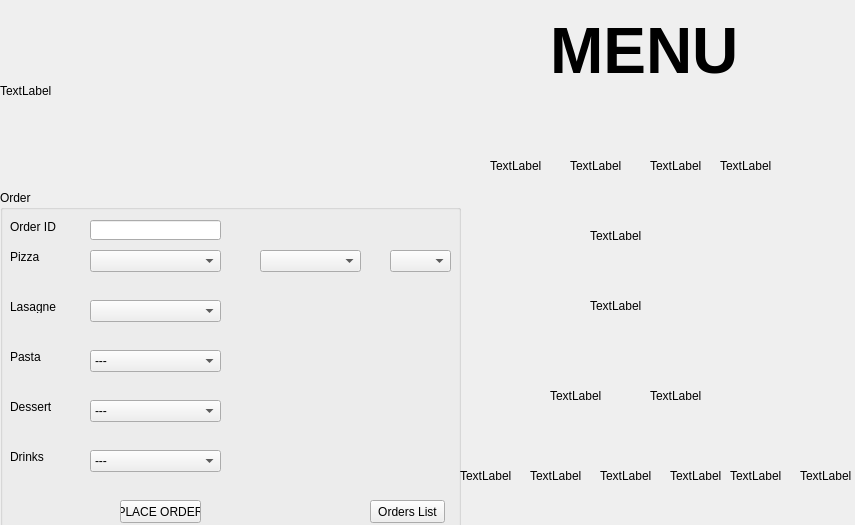
<?xml version="1.0" encoding="UTF-8"?>
<ui version="4.0">
 <class>MainWindow</class>
 <widget class="QMainWindow" name="MainWindow">
  <property name="geometry">
   <rect>
    <x>0</x>
    <y>0</y>
    <width>855</width>
    <height>525</height>
   </rect>
  </property>
  <property name="windowTitle">
   <string>Restaurant Management</string>
  </property>
  <widget class="QWidget" name="centralWidget">
   <property name="enabled">
    <bool>true</bool>
   </property>
   <widget class="QWidget" name="widget" native="true">
    <property name="enabled">
     <bool>true</bool>
    </property>
    <property name="geometry">
     <rect>
      <x>0</x>
      <y>0</y>
      <width>461</width>
      <height>531</height>
     </rect>
    </property>
    <widget class="QGroupBox" name="groupBox_2">
     <property name="enabled">
      <bool>true</bool>
     </property>
     <property name="geometry">
      <rect>
       <x>0</x>
       <y>190</y>
       <width>461</width>
       <height>341</height>
      </rect>
     </property>
     <property name="title">
      <string>Order</string>
     </property>
     <widget class="QLabel" name="label_4">
      <property name="geometry">
       <rect>
        <x>10</x>
        <y>60</y>
        <width>47</width>
        <height>13</height>
       </rect>
      </property>
      <property name="text">
       <string>Pizza</string>
      </property>
     </widget>
     <widget class="QComboBox" name="comboBox_2">
      <property name="geometry">
       <rect>
        <x>90</x>
        <y>60</y>
        <width>131</width>
        <height>22</height>
       </rect>
      </property>
     </widget>
     <widget class="QPushButton" name="pushButton">
      <property name="enabled">
       <bool>true</bool>
      </property>
      <property name="geometry">
       <rect>
        <x>120</x>
        <y>310</y>
        <width>81</width>
        <height>23</height>
       </rect>
      </property>
      <property name="text">
       <string>PLACE ORDER</string>
      </property>
     </widget>
     <widget class="QComboBox" name="comboBox_3">
      <property name="geometry">
       <rect>
        <x>90</x>
        <y>110</y>
        <width>131</width>
        <height>22</height>
       </rect>
      </property>
     </widget>
     <widget class="QComboBox" name="comboBox_4">
      <property name="geometry">
       <rect>
        <x>390</x>
        <y>60</y>
        <width>61</width>
        <height>22</height>
       </rect>
      </property>
     </widget>
     <widget class="QLabel" name="label_5">
      <property name="geometry">
       <rect>
        <x>10</x>
        <y>110</y>
        <width>47</width>
        <height>13</height>
       </rect>
      </property>
      <property name="text">
       <string>Lasagne</string>
      </property>
     </widget>
     <widget class="QLabel" name="label_6">
      <property name="geometry">
       <rect>
        <x>10</x>
        <y>160</y>
        <width>47</width>
        <height>13</height>
       </rect>
      </property>
      <property name="text">
       <string>Pasta</string>
      </property>
     </widget>
     <widget class="QComboBox" name="comboBox_5">
      <property name="geometry">
       <rect>
        <x>90</x>
        <y>160</y>
        <width>131</width>
        <height>22</height>
       </rect>
      </property>
      <item>
       <property name="text">
        <string>---</string>
       </property>
      </item>
      <item>
       <property name="text">
        <string>Spaghetti Carbonara</string>
       </property>
      </item>
     </widget>
     <widget class="QLabel" name="label_7">
      <property name="geometry">
       <rect>
        <x>10</x>
        <y>210</y>
        <width>47</width>
        <height>13</height>
       </rect>
      </property>
      <property name="text">
       <string>Dessert</string>
      </property>
     </widget>
     <widget class="QComboBox" name="comboBox_6">
      <property name="geometry">
       <rect>
        <x>90</x>
        <y>210</y>
        <width>131</width>
        <height>22</height>
       </rect>
      </property>
      <item>
       <property name="text">
        <string>---</string>
       </property>
      </item>
      <item>
       <property name="text">
        <string>Panna Cotta</string>
       </property>
      </item>
      <item>
       <property name="text">
        <string>Tiramisu</string>
       </property>
      </item>
     </widget>
     <widget class="QLabel" name="label_8">
      <property name="geometry">
       <rect>
        <x>10</x>
        <y>260</y>
        <width>47</width>
        <height>13</height>
       </rect>
      </property>
      <property name="text">
       <string>Drinks</string>
      </property>
     </widget>
     <widget class="QComboBox" name="comboBox_7">
      <property name="geometry">
       <rect>
        <x>90</x>
        <y>260</y>
        <width>131</width>
        <height>22</height>
       </rect>
      </property>
      <item>
       <property name="text">
        <string>---</string>
       </property>
      </item>
      <item>
       <property name="text">
        <string>Wasser ohne</string>
       </property>
      </item>
      <item>
       <property name="text">
        <string>Wasser mit gas</string>
       </property>
      </item>
      <item>
       <property name="text">
        <string>Cola</string>
       </property>
      </item>
      <item>
       <property name="text">
        <string>Cola  zero</string>
       </property>
      </item>
      <item>
       <property name="text">
        <string>Wieselburger</string>
       </property>
      </item>
      <item>
       <property name="text">
        <string>Lambrusco</string>
       </property>
      </item>
     </widget>
     <widget class="QLabel" name="label_9">
      <property name="geometry">
       <rect>
        <x>10</x>
        <y>30</y>
        <width>47</width>
        <height>13</height>
       </rect>
      </property>
      <property name="text">
       <string>Order ID</string>
      </property>
     </widget>
     <widget class="QLineEdit" name="lineEdit">
      <property name="geometry">
       <rect>
        <x>90</x>
        <y>30</y>
        <width>131</width>
        <height>20</height>
       </rect>
      </property>
     </widget>
     <widget class="QPushButton" name="pushButton_2">
      <property name="geometry">
       <rect>
        <x>370</x>
        <y>310</y>
        <width>75</width>
        <height>23</height>
       </rect>
      </property>
      <property name="text">
       <string>Orders List</string>
      </property>
     </widget>
     <widget class="QComboBox" name="comboBox_8">
      <property name="geometry">
       <rect>
        <x>260</x>
        <y>60</y>
        <width>101</width>
        <height>22</height>
       </rect>
      </property>
     </widget>
    </widget>
    <widget class="QLabel" name="label">
     <property name="geometry">
      <rect>
       <x>0</x>
       <y>0</y>
       <width>461</width>
       <height>181</height>
      </rect>
     </property>
     <property name="text">
      <string>TextLabel</string>
     </property>
    </widget>
   </widget>
   <widget class="QLabel" name="label_2">
    <property name="geometry">
     <rect>
      <x>720</x>
      <y>120</y>
      <width>91</width>
      <height>91</height>
     </rect>
    </property>
    <property name="text">
     <string>TextLabel</string>
    </property>
   </widget>
   <widget class="QLabel" name="label_3">
    <property name="geometry">
     <rect>
      <x>650</x>
      <y>120</y>
      <width>91</width>
      <height>91</height>
     </rect>
    </property>
    <property name="text">
     <string>TextLabel</string>
    </property>
   </widget>
   <widget class="QLabel" name="label_10">
    <property name="geometry">
     <rect>
      <x>490</x>
      <y>120</y>
      <width>91</width>
      <height>91</height>
     </rect>
    </property>
    <property name="text">
     <string>TextLabel</string>
    </property>
   </widget>
   <widget class="QLabel" name="label_11">
    <property name="geometry">
     <rect>
      <x>570</x>
      <y>120</y>
      <width>91</width>
      <height>91</height>
     </rect>
    </property>
    <property name="text">
     <string>TextLabel</string>
    </property>
   </widget>
   <widget class="QLabel" name="label_12">
    <property name="geometry">
     <rect>
      <x>460</x>
      <y>430</y>
      <width>91</width>
      <height>91</height>
     </rect>
    </property>
    <property name="text">
     <string>TextLabel</string>
    </property>
   </widget>
   <widget class="QLabel" name="label_13">
    <property name="geometry">
     <rect>
      <x>530</x>
      <y>430</y>
      <width>91</width>
      <height>91</height>
     </rect>
    </property>
    <property name="text">
     <string>TextLabel</string>
    </property>
   </widget>
   <widget class="QLabel" name="label_14">
    <property name="geometry">
     <rect>
      <x>600</x>
      <y>430</y>
      <width>91</width>
      <height>91</height>
     </rect>
    </property>
    <property name="text">
     <string>TextLabel</string>
    </property>
   </widget>
   <widget class="QLabel" name="label_15">
    <property name="geometry">
     <rect>
      <x>670</x>
      <y>430</y>
      <width>91</width>
      <height>91</height>
     </rect>
    </property>
    <property name="text">
     <string>TextLabel</string>
    </property>
   </widget>
   <widget class="QLabel" name="label_16">
    <property name="geometry">
     <rect>
      <x>730</x>
      <y>430</y>
      <width>91</width>
      <height>91</height>
     </rect>
    </property>
    <property name="text">
     <string>TextLabel</string>
    </property>
   </widget>
   <widget class="QLabel" name="label_17">
    <property name="geometry">
     <rect>
      <x>800</x>
      <y>430</y>
      <width>91</width>
      <height>91</height>
     </rect>
    </property>
    <property name="text">
     <string>TextLabel</string>
    </property>
   </widget>
   <widget class="QLabel" name="label_18">
    <property name="geometry">
     <rect>
      <x>550</x>
      <y>350</y>
      <width>91</width>
      <height>91</height>
     </rect>
    </property>
    <property name="text">
     <string>TextLabel</string>
    </property>
   </widget>
   <widget class="QLabel" name="label_19">
    <property name="geometry">
     <rect>
      <x>650</x>
      <y>350</y>
      <width>91</width>
      <height>91</height>
     </rect>
    </property>
    <property name="text">
     <string>TextLabel</string>
    </property>
   </widget>
   <widget class="QLabel" name="label_20">
    <property name="geometry">
     <rect>
      <x>590</x>
      <y>260</y>
      <width>91</width>
      <height>91</height>
     </rect>
    </property>
    <property name="text">
     <string>TextLabel</string>
    </property>
   </widget>
   <widget class="QLabel" name="label_21">
    <property name="geometry">
     <rect>
      <x>590</x>
      <y>190</y>
      <width>91</width>
      <height>91</height>
     </rect>
    </property>
    <property name="text">
     <string>TextLabel</string>
    </property>
   </widget>
   <widget class="QLabel" name="label_22">
    <property name="geometry">
     <rect>
      <x>550</x>
      <y>0</y>
      <width>201</width>
      <height>101</height>
     </rect>
    </property>
    <property name="font">
     <font>
      <pointsize>48</pointsize>
      <weight>75</weight>
      <bold>true</bold>
     </font>
    </property>
    <property name="text">
     <string>MENU</string>
    </property>
   </widget>
  </widget>
 </widget>
 <layoutdefault spacing="6" margin="11"/>
 <resources/>
 <connections/>
</ui>
